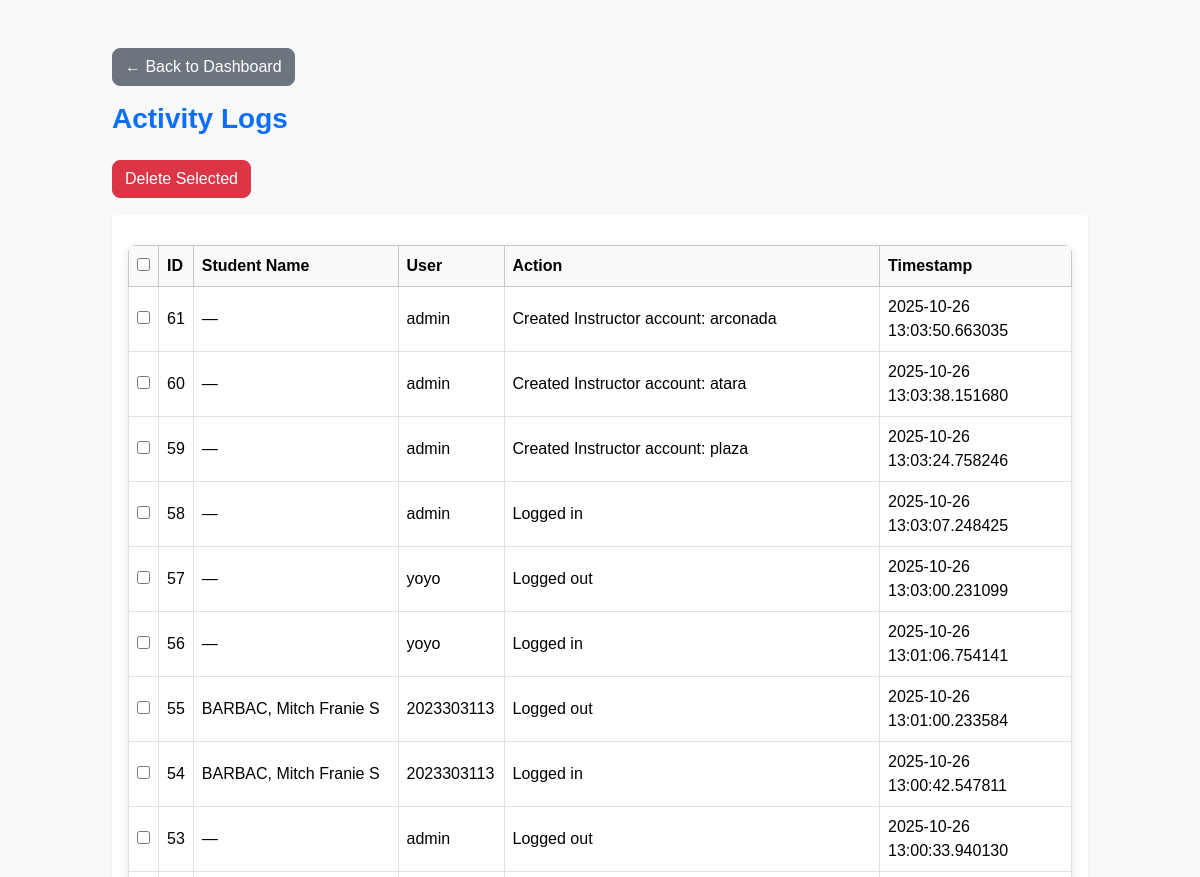
Before: /view_logs (signed in, upper part) with the older database file.
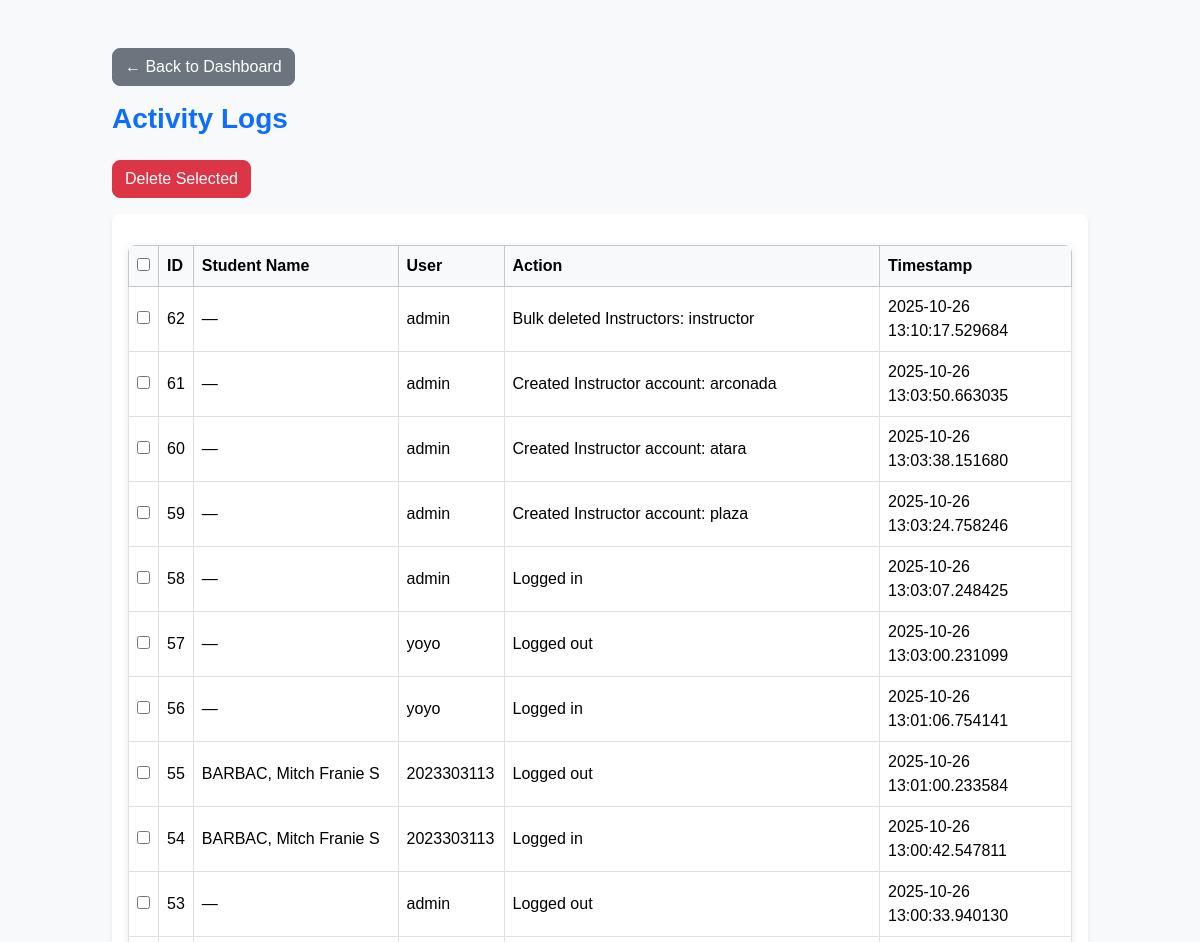
After: the same page with the newer database file.
### app.py (models this page shows)
class Log(db.Model):
    id = db.Column(db.Integer, primary_key=True)
    user = db.Column(db.String(100))
    action = db.Column(db.String(255))
    timestamp = db.Column(db.DateTime, default=datetime.utcnow)

class Student(db.Model):
    __tablename__ = 'student'
    student_id = db.Column(db.String(100), primary_key=True)
    subject = db.Column(db.String(100), primary_key=True)
    name = db.Column(db.String(150), nullable=False)
    quiz1 = db.Column(db.String(10), default='0')
    quiz2 = db.Column(db.String(10), default='0')
    quiz3 = db.Column(db.String(10), default='0')
    quiz4 = db.Column(db.String(10), default='0')
    quiz5 = db.Column(db.String(10), default='0')
    quiz6 = db.Column(db.String(10), default='0')
    quiz7 = db.Column(db.String(10), default='0')
    quiz8 = db.Column(db.String(10), default='0')
    midterm_exam = db.Column(db.String(10), default='0')
    finals_exam = db.Column(db.String(10), default='0')
    midterm_grade = db.Column(db.String(10), default='0')
    finals_grade = db.Column(db.String(10), default='0')
    midterm_remarks = db.Column(db.String(50))
    finals_remarks = db.Column(db.String(50))
    overall_grade = db.Column(db.String(10), default='0')
    overall_remarks = db.Column(db.String(50))
    __table_args__ = (
        db.UniqueConstraint('student_id', 'subject', name='uix_student_subject'),
    )

### app.py (the view)
@app.route('/view_logs')
@login_required(role='Admin')
def view_logs():
    logs = Log.query.order_by(Log.timestamp.desc()).all()
    logs_with_student_name = []
    for log in logs:
        student = Student.query.filter_by(student_id=log.user).first()
        student_name = student.name if student else None
        logs_with_student_name.append({
            'id': log.id,
            'student_name': student_name,
            'user': log.user,
            'action': log.action,
            'timestamp': log.timestamp
        })
    return render_template('logs.html', logs=logs_with_student_name)

### app.py (called while the page is built)
def login_required(role=None):
    def decorator(f):
        @wraps(f)
        def decorated_function(*args, **kwargs):
            if 'user_id' not in session:
                flash("Please log in first.", "danger")
                return redirect(url_for('login'))
            if role and session.get('role') not in (role if isinstance(role, list) else [role]):
                flash("Access denied.", "danger")
                return redirect(url_for('login'))
            return f(*args, **kwargs)
        return decorated_function
    return decorator

### templates/logs.html (shortened to what this page needs)
<!DOCTYPE html>
<html lang="en">
<head>
<link href="https://cdn.jsdelivr.net/npm/bootstrap@5.3.3/dist/css/bootstrap.min.css" rel="stylesheet">
<link rel="stylesheet" href="{{ url_for('static', filename='css/style.css') }}">
</head>
<body class="bg-light">
<div class="container mt-5">
    <div class="mb-3">
        <a href="{{ url_for('dashboard_admin') }}" class="btn btn-secondary">
            ← Back to Dashboard
        </a>
    </div>
    <h3 class="text-primary mb-4">Activity Logs</h3>
    <div class="mb-3 d-flex gap-2">
        <button type="button" class="btn btn-danger" id="delete-selected" data-bs-toggle="modal" data-bs-target="#confirmDeleteModal">
            Delete Selected
        </button>
    </div>
    <form method="POST" action="{{ url_for('bulk_delete_logs') }}" id="bulk-delete-form">
        <div class="table-responsive shadow-sm bg-white p-3 rounded">
            <table class="table table-bordered table-hover align-middle mb-0">
                <thead class="table-light">
                    <tr>
                        <th><input type="checkbox" id="select-all"></th>
                        <th>ID</th>
                        <th>Student Name</th>
                        <th>User</th>
                        <th>Action</th>
                        <th>Timestamp</th>
                    </tr>
                </thead>
                <tbody>
                    {% for log in logs %}
                    <tr>
                        <td><input type="checkbox" name="log_ids" value="{{ log.id }}"></td>
                        <td>{{ log.id }}</td>
                        <td>{{ log.student_name or '—' }}</td>
                        <td>{{ log.user or '—' }}</td>
                        <td>{{ log.action }}</td>
                        <td>{{ log.timestamp }}</td>
                    </tr>
                    {% else %}
                    <tr>
                        <td colspan="6" class="text-center">No logs found.</td>
                    </tr>
                    {% endfor %}
                </tbody>
            </table>
        </div>
    </form>
</div>
</body>
</html>

Changed rows visible on the page:
added Log: id "62", student_name "—", user "admin", action "Bulk deleted Instructors: instructor", timestamp "2025-10-26 13:10:17.529684"
